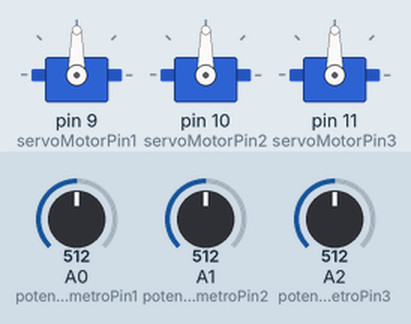
Bench run of a sketch on a simulated Arduino Uno, built with avr-gcc and run on an emulated ATmega328P. Parts: 3 × servo. The inputs (shaded band) are chosen by the test bench; at power-on: A0 (potenciometroPin1) = 512, A1 (potenciometroPin2) = 512, A2 (potenciometroPin3) = 512.

Above: at 1.2 s.
1.3 s: A0 (potenciometroPin1) set to 716
At 2.2 s:
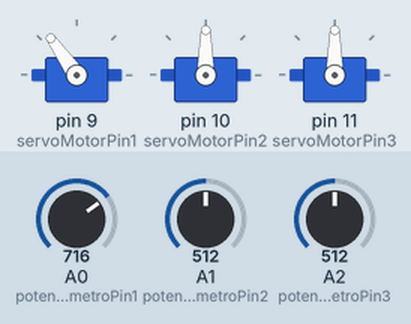
2.8 s: A1 (potenciometroPin2) set to 716
At 3.6 s:
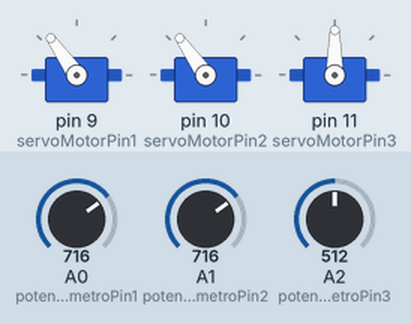
4.3 s: A2 (potenciometroPin3) set to 716
At 5.5 s:
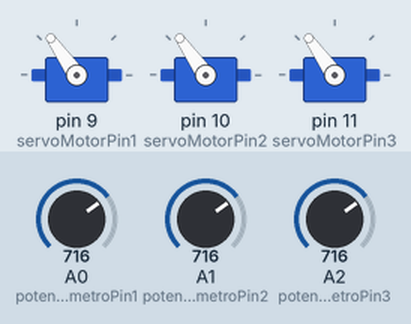
5.8 s: A0 (potenciometroPin1) set to 900
At 7.0 s:
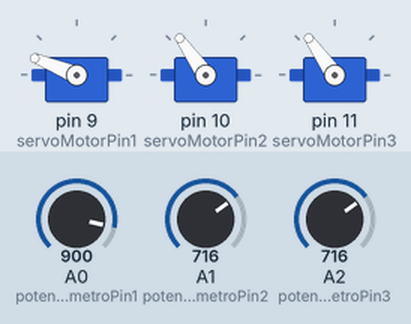
7.3 s: A1 (potenciometroPin2) set to 900
At 8.5 s:
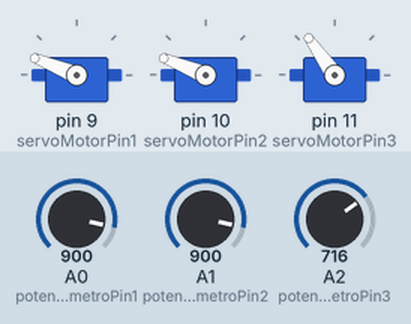
8.8 s: A2 (potenciometroPin3) set to 900
At 9.3 s:
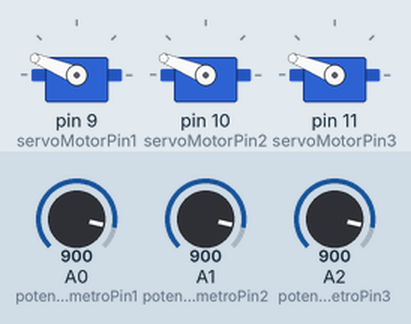
Timing chart, 0 to 11.3 s (numbered marks = the images above; inputs shaded):
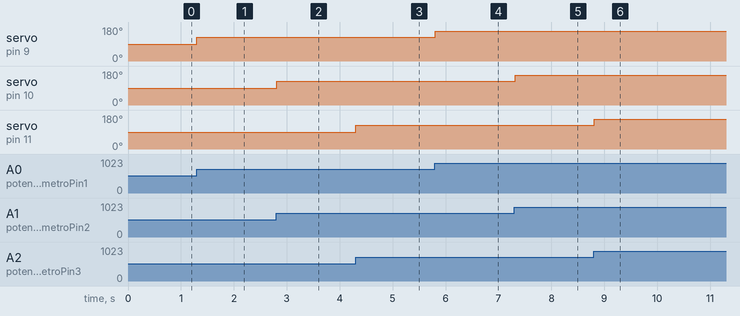

Measured:
- after the input at 1.3 s, servo on pin 9 (servoMotorPin1): 90° → 125° at once
- after the input at 2.8 s, servo on pin 10 (servoMotorPin2): 90° → 125° at once
- after the input at 4.3 s, servo on pin 11 (servoMotorPin3): 90° → 125° at once
- after the input at 5.8 s, servo on pin 9 (servoMotorPin1): 125° → 158° at once
- after the input at 7.3 s, servo on pin 10 (servoMotorPin2): 125° → 158° at once
- after the input at 8.8 s, servo on pin 11 (servoMotorPin3): 125° → 158° at once

The sketch:

sketch_ctrl_servo_potenciometro_garra.ino
```cpp
//incluindo biblioteca para controle do servomotor
#include "Servo.h"

//Criando um objeto da classe Servo
Servo servoMotorObj1;
Servo servoMotorObj2;
Servo servoMotorObj3;

//pino analógico onde o potenciômetro está conectado
int const potenciometroPin1 = 0;
int const potenciometroPin2 = 1;
int const potenciometroPin3 = 2;

//pino digital associado ao controle do servomotor
int const servoMotorPin1    = 9;
int const servoMotorPin2    = 10;
int const servoMotorPin3    = 11;

//variável usada para armazenar o valor lido no potenciômetro
int valPotenciometro1;
int valPotenciometro2;
int valPotenciometro3;

void setup() {
  //associando o pino digital ao objeto da classe Servo
  servoMotorObj1.attach(servoMotorPin1);
  servoMotorObj2.attach(servoMotorPin2);
  servoMotorObj3.attach(servoMotorPin3);
}

void loop() {
  //lendo o valor do potenciômetro (intervalo entre 0 e 1023)
  valPotenciometro1 = analogRead(potenciometroPin1);
  valPotenciometro2 = analogRead(potenciometroPin2);
  valPotenciometro3 = analogRead(potenciometroPin3);

  //mapeando o valor para a escala do servo (entre 0 e 180)
  valPotenciometro1 = map(valPotenciometro1, 0, 1023, 0, 180);
  valPotenciometro2 = map(valPotenciometro2, 0, 1023, 0, 180);
  valPotenciometro3 = map(valPotenciometro3, 0, 1023, 0, 180);

  //definindo o valor/posição do servomotor
  servoMotorObj1.write(valPotenciometro1);
  servoMotorObj2.write(valPotenciometro2);
  servoMotorObj3.write(valPotenciometro3);
  delay(15);

}
```
